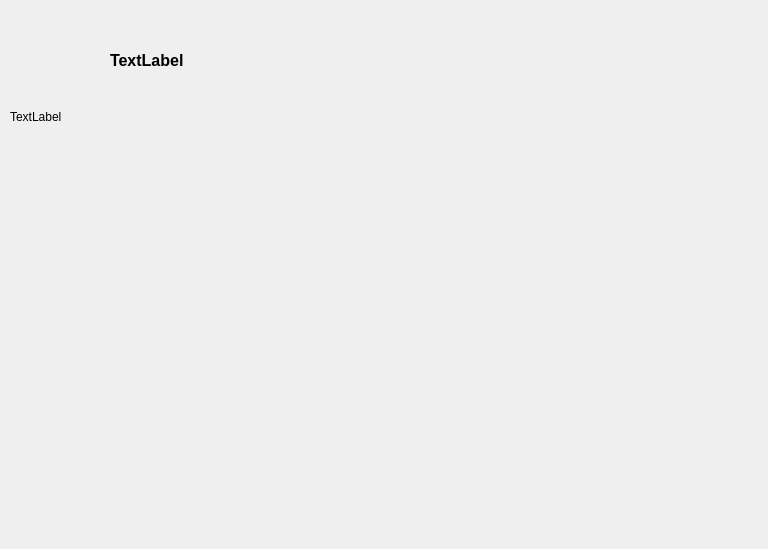
<?xml version="1.0" encoding="UTF-8"?>
<ui version="4.0">
 <class>help_window</class>
 <widget class="QDialog" name="help_window">
  <property name="geometry">
   <rect>
    <x>0</x>
    <y>0</y>
    <width>768</width>
    <height>549</height>
   </rect>
  </property>
  <property name="windowTitle">
   <string>ACG Model Cleanup - Instructions</string>
  </property>
  <property name="windowIcon">
   <iconset resource="resources.qrc">
    <normaloff>:/ACG.ico</normaloff>:/ACG.ico</iconset>
  </property>
  <widget class="QLabel" name="label_2">
   <property name="geometry">
    <rect>
     <x>10</x>
     <y>10</y>
     <width>101</width>
     <height>71</height>
    </rect>
   </property>
   <property name="text">
    <string>&lt;html&gt;&lt;head/&gt;&lt;body&gt;&lt;p&gt;&lt;img src=&quot;:/acg_logo.jpg&quot;/&gt;&lt;/p&gt;&lt;/body&gt;&lt;/html&gt;</string>
   </property>
  </widget>
  <widget class="QWidget" name="verticalLayoutWidget">
   <property name="geometry">
    <rect>
     <x>110</x>
     <y>20</y>
     <width>641</width>
     <height>80</height>
    </rect>
   </property>
   <layout class="QVBoxLayout" name="verticalLayout">
    <item>
     <widget class="QLabel" name="le_appname">
      <property name="font">
       <font>
        <pointsize>12</pointsize>
        <weight>75</weight>
        <bold>true</bold>
       </font>
      </property>
      <property name="text">
       <string>TextLabel</string>
      </property>
     </widget>
    </item>
   </layout>
  </widget>
  <widget class="QWidget" name="verticalLayoutWidget_2">
   <property name="geometry">
    <rect>
     <x>10</x>
     <y>110</y>
     <width>741</width>
     <height>421</height>
    </rect>
   </property>
   <layout class="QVBoxLayout" name="verticalLayout_2">
    <item>
     <widget class="QLabel" name="le_instructions">
      <property name="text">
       <string>TextLabel</string>
      </property>
      <property name="alignment">
       <set>Qt::AlignLeading|Qt::AlignLeft|Qt::AlignTop</set>
      </property>
     </widget>
    </item>
   </layout>
  </widget>
 </widget>
 <resources>
  <include location="resources.qrc"/>
 </resources>
 <connections/>
</ui>
